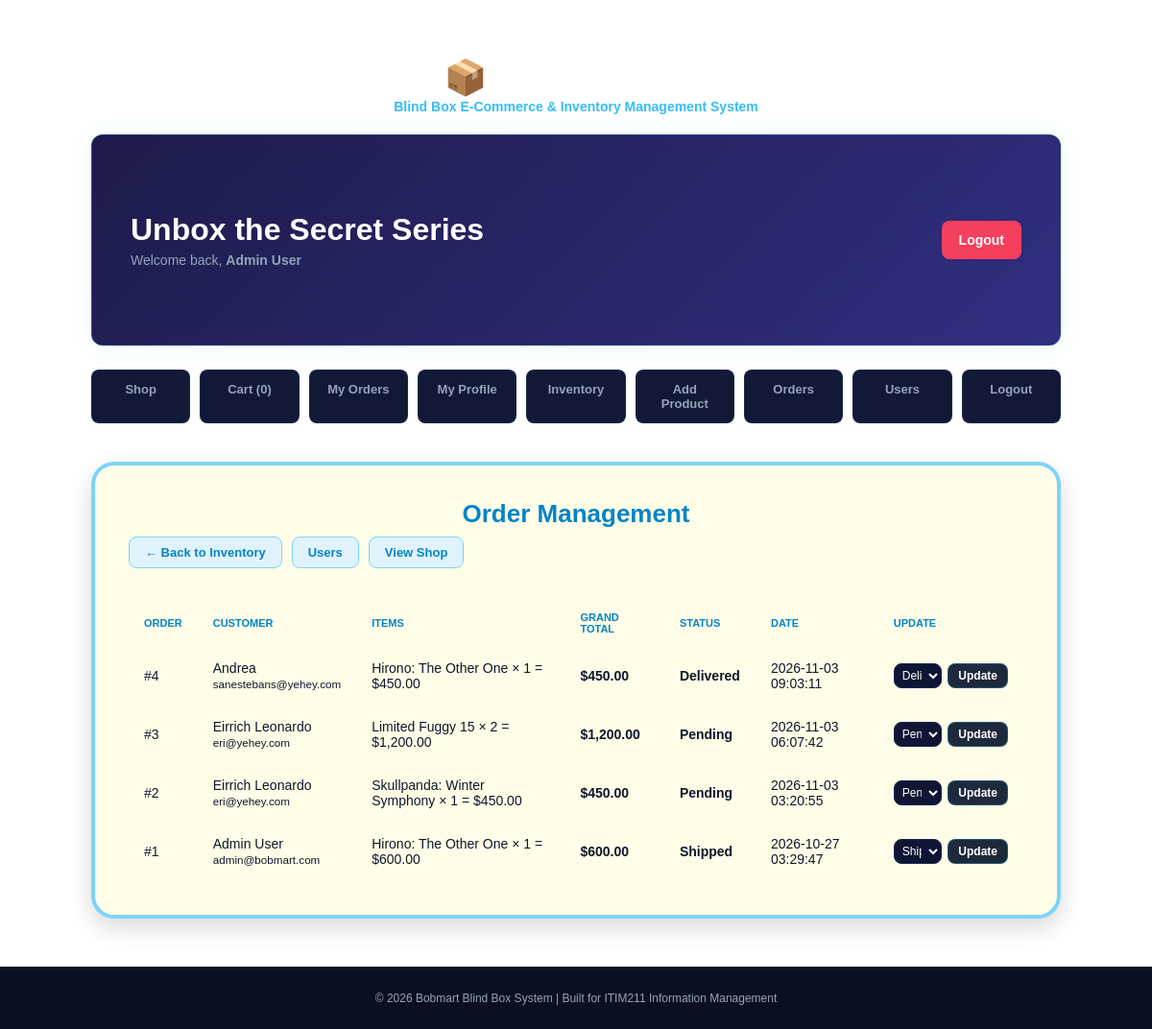
The app's page /admin/orders.php (signed in), older data.
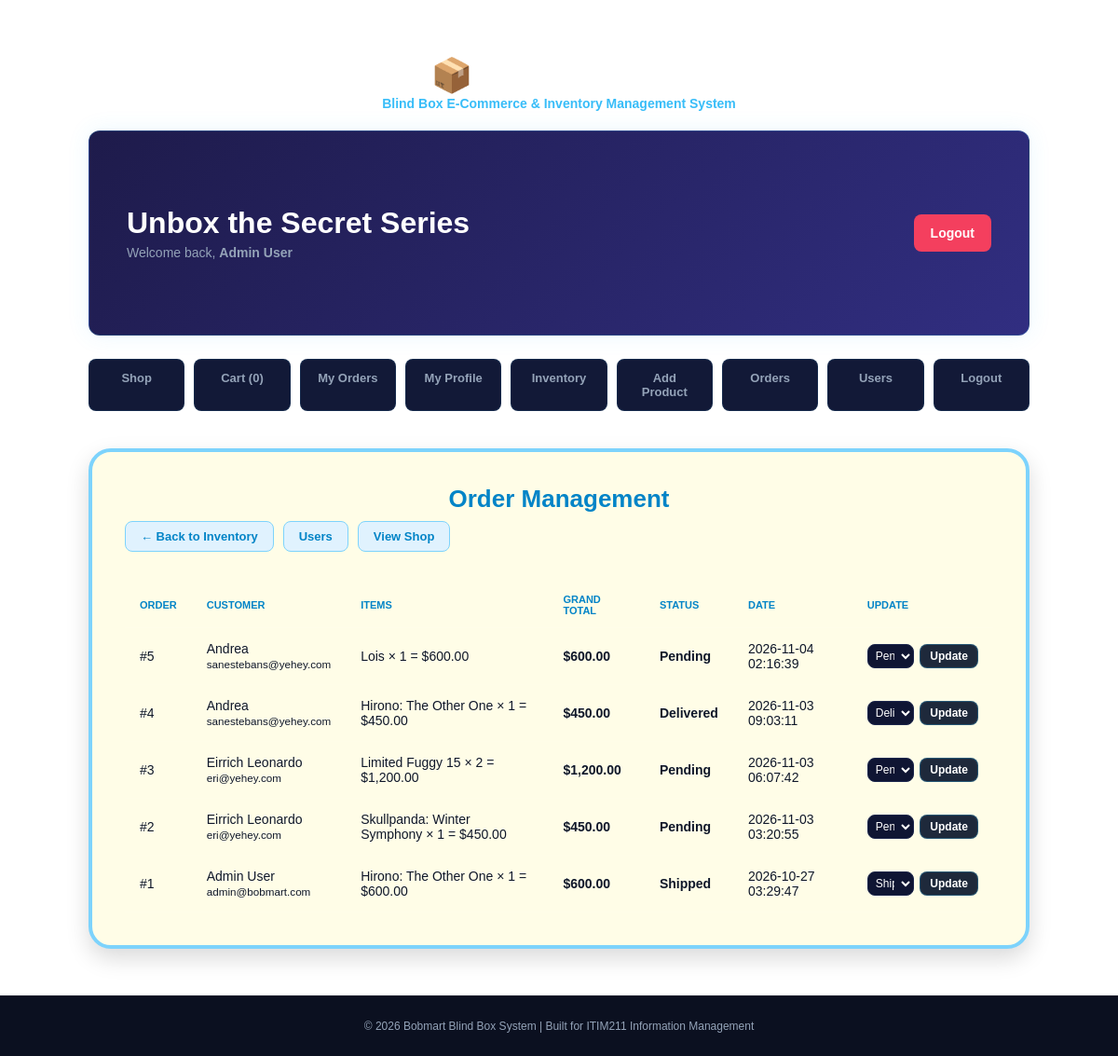
The same page, newer data.
### tables this page shows
CREATE TABLE `orders` (
  `order_id` int(11) NOT NULL,
  `user_id` int(11) NOT NULL,
  `total_amount` decimal(10,2) NOT NULL,
  `status` varchar(50) NOT NULL DEFAULT 'Pending',
  `created_at` timestamp NOT NULL DEFAULT current_timestamp(),
  `shipping_address` varchar(255) NOT NULL DEFAULT ''
);

### includes/mailer.php (called while the page is built, shortened)
<?php
function m_name($r) { return $r['item_name'] ?? $r['name'] ?? 'Item'; }
function m_sub($r)  { return $r['subtotal'] ?? ($r['quantity'] * $r['price']); }
function m_total(array $rows) {
    return $rows[0]['total_amount'] ?? array_sum(array_map('m_sub', $rows));
}

### admin/orders.php (the view, shortened to what this page needs)
<?php
include('../includes/config.php');
require_once '../includes/mailer.php';
if (!function_exists('e')) {
    function e($s) { return htmlspecialchars((string)$s, ENT_QUOTES, 'UTF-8'); }
}
$res = mysqli_query($conn, "SELECT * FROM order_details_view ORDER BY created_at DESC, order_id DESC");
$orders = [];
while ($r = mysqli_fetch_assoc($res)) $orders[$r['order_id']][] = $r;
include('../includes/header.php');
?>
<div class="dashboard-container">
    <h2 class="header-title">Order Management</h2>
    <div class="back-row"><a href="../item/index.php" class="back-btn">&larr; Back to Inventory</a><a href="manage_users.php" class="back-btn">Users</a><a href="../item/shop.php" class="back-btn">View Shop</a></div>
    <div style="overflow-x:auto">
    <table class="styled-table">
        <thead>
            <tr><th>Order</th><th>Customer</th><th>Items</th><th>Grand Total</th><th>Status</th><th>Date</th><th>Update</th></tr>
        </thead>
        <tbody>
        <?php foreach ($orders as $oid => $lines): $f = $lines[0]; ?>
            <tr>
                <td>#<?= (int)$oid ?></td>
                <td><?= e($f['customer_name']) ?><br><small><?= e($f['customer_email']) ?></small></td>
                <td>
                    <?php foreach ($lines as $l): ?>
                        <?= e(m_name($l)) ?> &times; <?= (int)$l['quantity'] ?> = $<?= number_format(m_sub($l), 2) ?><br>
                    <?php endforeach; ?>
                </td>
                <td><b>$<?= number_format(m_total($lines), 2) ?></b></td>
                <td><b><?= e($f['status']) ?></b></td>
                <td><?= e($f['created_at']) ?></td>
                <td>
                    <form action="orders.php" method="POST" style="display:flex;gap:6px">
                        <select name="status" style="padding:4px;font-size:12px">
                            <?php foreach (['Pending','Shipped','Delivered','Cancelled'] as $s): ?>
                                <option value="<?= $s ?>" <?= $f['status'] === $s ? 'selected' : '' ?>><?= $s ?></option>
                            <?php endforeach; ?>
                        </select>
                        <button type="submit" name="update_status" class="btn-primary" style="padding:4px 10px;font-size:12px">Update</button>
                    </form>
                </td>
            </tr>
        <?php endforeach; ?>
        </tbody>
    </table>
    </div>
</div>
<?php include('../includes/footer.php'); ?>

### includes/header.php (shortened to what this page needs)
<!DOCTYPE html>
<html lang="en">
<head>
    <link rel="stylesheet" href="/bobmart/includes/estetik/style.css">
</head>
<body>
    <div class="page-container">
        <header class="site-header">
            <h1>📦 BOBMART</h1>
            <span>Blind Box E-Commerce & Inventory Management System</span>
        </header>
        <div class="hero-banner">
            <div class="hero-banner-content">
                <h2>Unbox the Secret Series</h2>
                <p>Welcome back, <b><?= htmlspecialchars($_SESSION['admin_username'] ?? $_SESSION['name'] ?? 'Guest') ?></b></p>
            </div>
            <div>
                <a href="/bobmart/users/logout.php" class="btn-submit" style="background: #f43f5e; border: none;">Logout</a>
            </div>
        </div>
        <nav class="top-nav">
  <a href="/bobmart/item/shop.php">Shop</a>
  <?php if (!isset($_SESSION['user_id'])): ?>
    <a href="/bobmart/users/login.php">Login</a>
    <a href="/bobmart/users/register.php">Register</a>
  <?php else: ?>
    <a href="/bobmart/item/view_cart.php">Cart (<?= array_sum($_SESSION['cart'] ?? []) ?>)</a>
    <a href="/bobmart/item/my_orders.php">My Orders</a>
    <a href="/bobmart/users/profile.php">My Profile</a>
    <?php $role = $_SESSION['role'] ?? ''; ?>
    <?php if (in_array($role, ['admin', 'inventory_staff'], true)): ?>
      <a href="/bobmart/item/index.php">Inventory</a>
      <a href="/bobmart/item/create.php">Add Product</a>
    <?php endif; ?>
    <?php if (in_array($role, ['admin', 'order_staff'], true)): ?>
      <a href="/bobmart/admin/orders.php">Orders</a>
    <?php endif; ?>
    <?php if ($role === 'admin'): ?>
      <a href="/bobmart/admin/manage_users.php">Users</a>
    <?php endif; ?>
    <a href="/bobmart/users/logout.php">Logout</a>
  <?php endif; ?>
</nav>
        <main class="main-content">

### includes/footer.php
</main>
    </div>
    <footer class="site-footer">
        <p>&copy; 2026 Bobmart Blind Box System | Built for ITIM211 Information Management</p>
    </footer>
</body>
</html>

### includes/estetik/style.css (style rules this page uses)
:root { --text-muted:#94a3b8;--primary-glow:#38bdf8;--bg-dark-blue:#0b1020; }
* { box-sizing: border-box; margin: 0; padding: 0; font-family: 'Plus Jakarta Sans', sans-serif; }
body { background: url('user_login_bg.png') no-repeat center center fixed; background-size: cover; color: #0f172a; display: flex; flex-direction: column; min-height: 100vh; }
.page-container { max-width: 1050px; margin: 0 auto; width: 100%; flex: 1; padding: 20px; }
.site-header { text-align: center; padding: 40px 0 20px 0; }
.site-header h1 { font-size: 36px; font-weight: 800; letter-spacing: 4px; text-transform: uppercase; color: #ffffff; }
.site-header span { font-size: 14px; color: var(--primary-glow); font-weight: 600; }
.hero-banner { height: 220px; background-color: #0d132e; border-radius: 12px; background: linear-gradient(135deg, #1e1b4b 0%, #312e81 100%); border: 1px solid rgba(56, 189, 248, 0.2); box-shadow: 0 0 25px rgba(56, 189, 248, 0.1); display: flex; align-items: center; justify-content: space-between; padding: 0 40px; margin-bottom: 25px; }
.hero-banner-content h2 { font-size: 32px; font-weight: 800; color: #ffffff; margin-bottom: 5px; }
.hero-banner-content p { font-size: 14px; color: var(--text-muted); }
.top-nav { display: flex; justify-content: center; gap: 10px; margin-bottom: 40px; }
.top-nav a { flex: 1; text-align: center; max-width: 160px; padding: 12px; text-decoration: none; color: var(--text-muted); font-weight: 600; font-size: 13px; background-color: #121937; border-radius: 8px; border: 1px solid rgba(56, 189, 248, 0.1); transition: all 0.2s ease; }
.dashboard-container, .card-container { background-color: #fffde7; padding: 35px; border-radius: 24px; border: 4px solid #7dd3fc; box-shadow: 0 10px 25px rgba(0, 0, 0, 0.15); margin-bottom: 30px; }
.header-title { font-size: 26px; font-weight: 800; color: #0284c7; text-align: center; margin-bottom: 8px; }
input[type="text"], input[type="password"], input[type="number"], select, textarea { width: 100%; padding: 12px 16px; border: 1.5px solid #1c264d; border-radius: 8px; font-size: 14px; background-color: #0f1533; color: #ffffff; }
.btn-submit, .btn-primary { background-color: #1e293b; color: #ffffff; border: 1px solid rgba(56, 189, 248, 0.3); padding: 12px 18px; border-radius: 8px; font-size: 14px; font-weight: 600; cursor: pointer; text-decoration: none; display: inline-block; }
.styled-table { width: 100%; border-collapse: collapse; text-align: left; font-size: 14px; margin-top: 15px; color: var(--text-muted); }
.styled-table th { color: #ffffff; font-weight: 600; padding: 12px 16px; border-bottom: 1px solid rgba(255, 255, 255, 0.08); text-transform: uppercase; font-size: 11px; }
.styled-table td { padding: 14px 16px; border-bottom: 1px solid rgba(255, 255, 255, 0.04); }
.site-footer { text-align: center; padding: 25px 0; border-top: 1px solid rgba(255, 255, 255, 0.05); background-color: var(--bg-dark-blue); margin-top: auto; color: var(--text-muted); font-size: 12px; }
.back-btn { display: inline-block; margin-bottom: 18px; padding: 8px 16px; border-radius: 8px; background: #e0f2fe; color: #0284c7; border: 1px solid #7dd3fc; font-weight: 700; font-size: 13px; text-decoration: none; }
.back-row { display: flex; gap: 10px; flex-wrap: wrap; margin-bottom: 18px; }
.back-row .back-btn { margin-bottom: 0; }

### admin/orders.php (style rules this page uses)
.dashboard-container .styled-table, .dashboard-container .styled-table td { color:#0f172a; }
.dashboard-container .styled-table th { color:#0284c7; }

Row changes from the older to the newer data that the page shows:
added orders: oid "5", customer_name "Andrea", customer_email "sanestebans@yehey.com", l "Lois", quantity "1", l "600.00", total_amount "600.00", status "Pending", created_at "2026-11-04 02:16:39"
